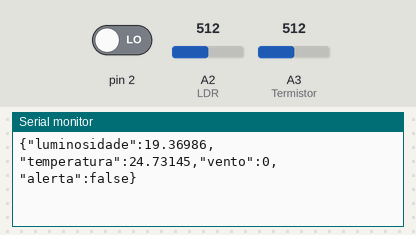
Bench run of a sketch on a simulated Arduino Uno, built with avr-gcc and run on an emulated ATmega328P. On the bench: the last lines printed to the serial monitor. The inputs (shaded band) are chosen by the test bench; at power-on: A2 (LDR) = 512, A3 (Termistor) = 512, pin 2 LOW.

Above: at 5.8 s.
5.9 s: A2 (LDR) set to 0
At 10.5 s:
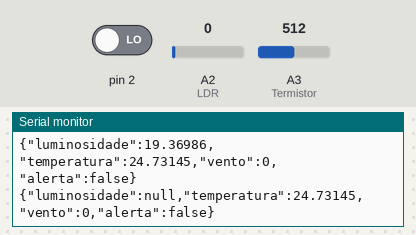
16.5 s: A3 (Termistor) set to 716
At 21.3 s:
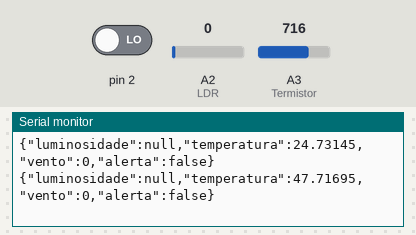
22.5 s: A2 (LDR) set to 90
At 25.4 s:
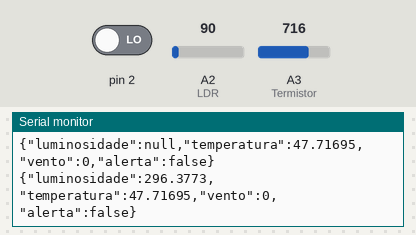
28.5 s: A3 (Termistor) set to 900
At 31.0 s:
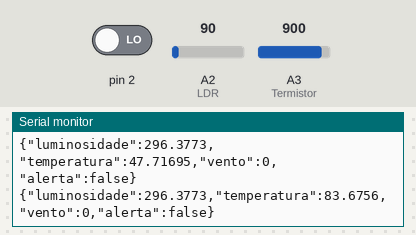
Timing chart, 0 to 32.5 s (numbered marks = the images above; inputs shaded):
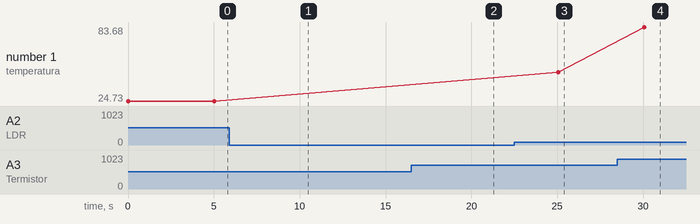

Measured:
- after the input at 5.9 s, the serial monitor: prints a new line after 4.1 s (image 1)
- after the input at 16.5 s, the serial monitor: prints a new line after 3.6 s (image 2)
- after the input at 22.5 s, the serial monitor: prints a new line after 2.6 s (image 3)
- after the input at 28.5 s, the serial monitor: prints a new line after 1.6 s (image 4)
- plotted number 1: 47.72 → 83.68 after the input at 28.5 s

The sketch:

NAC-4.ino
```cpp
#include <ArduinoJson.h> // Biblioteca

// Variáveis necessárias para o leitor de Temperatura
int Vo;
float R1 = 10000;
float logR2, R2, T, Tc, Tf, temp;
float c1 = 1.009249522e-03, c2 = 2.378405444e-04, c3 = 2.019202697e-07; //Valores para o calculo

// Variáveis para leitor de luminosidade
float valor_ldr;
float alpha;
float resistencia;
float ldr;
float rldr;

// Variáveis necessárias para o leitor da velocidade do vento
float valor_anemometro;
volatile unsigned long cont = 0;
unsigned long tempo = 0;
bool alerta = false;
int timer = 0;

void setup() {
  Serial.begin(9600);

  pinMode(2,INPUT);
  attachInterrupt(digitalPinToInterrupt(2), interrupcao, RISING);
  pinMode(A3, INPUT); // Termistor
  pinMode(A2, INPUT); // LDR

}

void loop() {

	StaticJsonDocument<100> json; //Cria um objeto Json

	bool alerta = false; // Alerta falso

	// Lendo a temperatura
	Vo = analogRead(A3);
  	R2 = R1 * (1023.0 / (float)Vo - 1.0); //Cálculo R2
  	logR2 = log(R2);
  	T = (1.0 / (c1 + c2*logR2 + c3*logR2*logR2*logR2)); // Cálculo
  	Tc = T - 273.15; //Temperatura em Cº

	// Sensor LDR
	 valor_ldr =  analogRead(A2);
	 alpha = 1 / 0.858;
	 rldr = 10000 / ((1023 / valor_ldr) - 1);
	 resistencia = 127410/rldr;
	 ldr = pow(resistencia, alpha);

	// Leitura do Anemômetro
	if( (millis() - tempo) > 999){
    	tempo = millis();
	valor_anemometro = (cont/5) * 6.154;
    	cont = 0;
  	}

	// 1 alerta a cada 3 minutos caso esteja acima de 80km/h
	if(valor_anemometro >= 80 && timer == 0){
	alerta = true;
	timer = 180;
	} else if(timer != 0){
	timer -= 5;
	}

	// NODE-RED
	json["luminosidade"] = ldr;
	json["temperatura"] = Tc;
	json["vento"] = valor_anemometro;
	json["alerta"] = alerta;
	serializeJson(json, Serial);
	Serial.println();

	delay(5000);

}

void interrupcao(){
  cont++;
}
```
